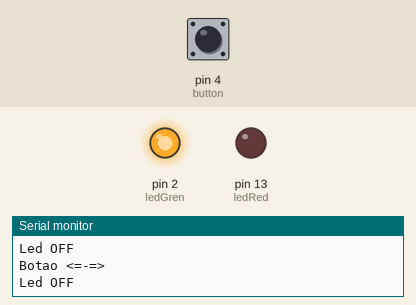
A sketch run on a simulated Arduino Uno, built with avr-gcc and run on an emulated ATmega328P. Parts: output pins drawn as LEDs (lit = HIGH), the last lines printed to the serial monitor. The inputs (shaded band) are chosen by the test bench; at power-on: pin 4 (button) LOW.

Above: at 4.8 s.
4.9 s: pin 4 (button) pulled HIGH for 2.35 s
At 7.2 s:
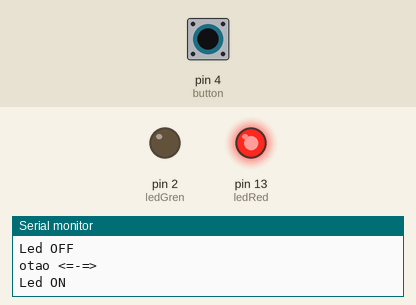
Timing chart, 0 to 9.5 s (numbered marks = the images above; inputs shaded):
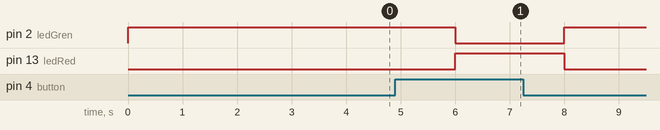

The sketch:

ledesp8266.ino
```cpp
/*#define ledPin 13
// #define ledPin D7


void setup()
{
  pinMode(ledPin, OUTPUT);
}

void loop()
{
  digitalWrite(ledPin, HIGH);
  delay(1000);
  digitalWrite(ledPin, LOW);
  delay(1000);
}
*/


const int ledRed = 13;
const int ledGren = 2;
const int button = 4;
int temp = 0;


void setup(){
  Serial.begin(115200);
  pinMode(ledRed, OUTPUT);
  pinMode(ledGren, OUTPUT);
  pinMode(button, INPUT);
}

void loop(){

temp = digitalRead(button);

Serial.println("Botao <=-=> "+temp);

if(temp == HIGH){

  digitalWrite(ledRed,HIGH);
  Serial.println("Led ON");
  delay(2000);
  digitalWrite(ledRed,LOW);
}else{

  digitalWrite(ledGren,HIGH);
  Serial.println("Led OFF");
  delay(2000);
  digitalWrite(ledGren,LOW);
}


}
```

Measured:
- after the input at 4.9 s, pin 2 (ledGren): HIGH → LOW after 1.1 s, → HIGH 2.0 s later; pin 13 (ledRed): LOW → HIGH after 1.1 s, → LOW 2.0 s later
